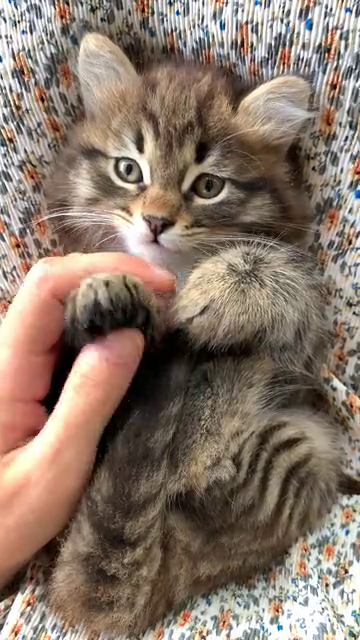
#> input picture frame 36 of samples/videos/kitten_video_360.mp4, 360 x 640 px
$ python rescale.py
#> lines starting #> are read from the running program, lines starting #| are printed output that depends on the picture
#> further down, frame is the input picture: shape (640, 360, 3); mean B, G, R 105.4, 118.7, 136.6
import cv2 as cv

# read the image
# img = cv.imread('samples/images/nature_1.jpg')


# rescale image
# works w images, videos, live videos
def rescaleFrame(frame, scale=0.3):
#> called with scale = 0.3
  width = int(frame.shape[1] * scale)
#> width = 108
  height = int(frame.shape[0] * scale)
#> height = 192
  dimensions = (width, height)
#> dimensions = (108, 192)

  return cv.resize(frame, dimensions, interpolation=cv.INTER_AREA)
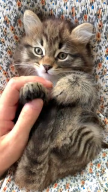
#> returned value: shape (192, 108, 3); mean of channels 0, 1, 2 105.5, 118.7, 136.6; drawn as B, G, R


# change resoulation of an image
# only works w live video (e.g - webcam)
def changeRes(width, height):
  capture.set(3, width)
  capture.set(4, height)


# how to rescale an image
# # rescales an image
# rescaled_img = rescaleFrame(img)
# cv.imshow('img__resized__2', rescaled_img)
# cv.waitKey(0)


# how to rescale a video
# reads the video
capture = cv.VideoCapture('samples/videos/kitten_video_360.mp4')


# show video as fps
while True:
  isTrue, frame = capture.read()
  frame_resized = rescaleFrame(frame)

  # the original frame
  cv.imshow('video__dog', frame)
  # the resized frame
  cv.imshow('video__resized__dog', frame_resized)

  # destroys the window on press key 'd'
  if cv.waitKey(20) & 0xFF==ord('d'):
#> (key Esc is pressed here)
    break


capture.release()
cv.destroyAllWindows()

$ run again, starting later in the video
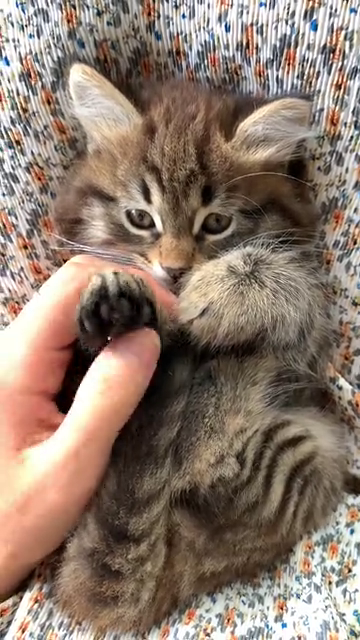
#> input picture frame 166 of samples/videos/kitten_video_360.mp4, 360 x 640 px
#> frame is the input picture: shape (640, 360, 3); mean B, G, R 109, 121.9, 140.7
#> in rescaleFrame, `return cv.resize(frame, dimensions, interpolation=cv.INTER_AREA)`:
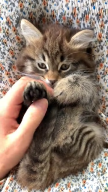
#> returned value: shape (192, 108, 3); mean of channels 0, 1, 2 109, 121.9, 140.7; drawn as B, G, R

$ run again, starting later in the video
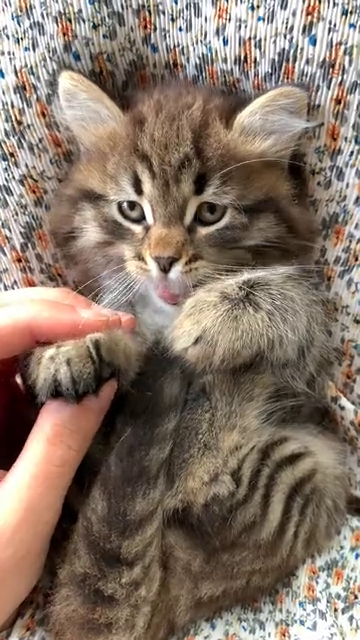
#> input picture frame 295 of samples/videos/kitten_video_360.mp4, 360 x 640 px
#> frame is the input picture: shape (640, 360, 3); mean B, G, R 103.4, 116.4, 133.1
#> in rescaleFrame, `return cv.resize(frame, dimensions, interpolation=cv.INTER_AREA)`:
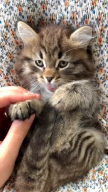
#> returned value: shape (192, 108, 3); mean of channels 0, 1, 2 103.4, 116.4, 133.1; drawn as B, G, R
